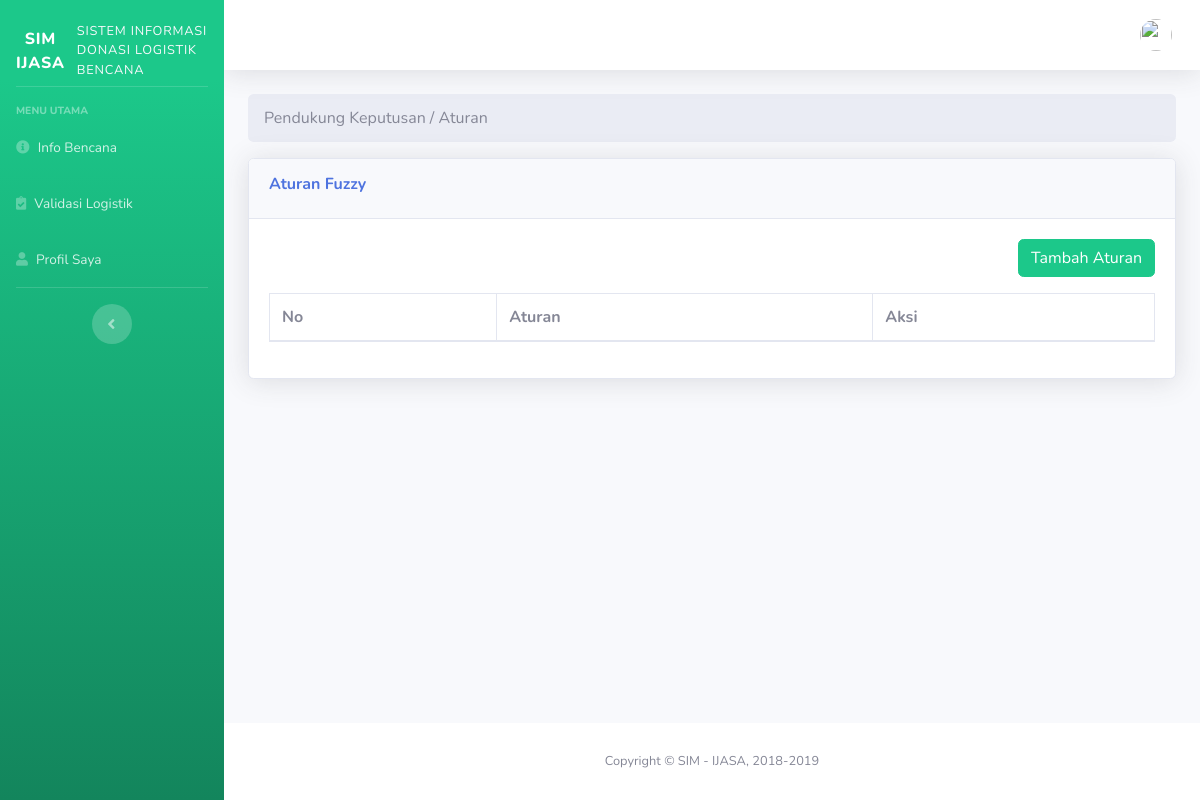
Before: /index.php/admin/spk/prioritas/aturan with the older database file.
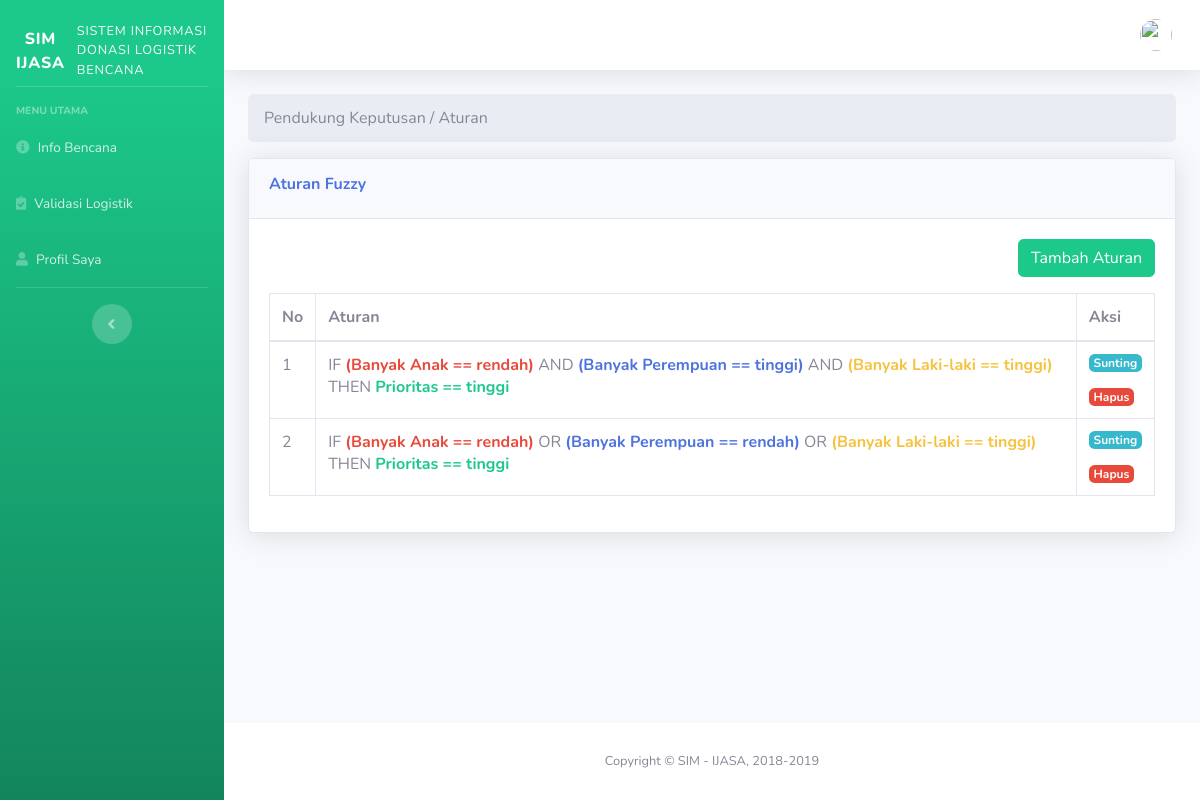
After: the same page with the newer database file.
### tables this page shows
CREATE TABLE `aturan` (
  `id` int(11) NOT NULL,
  `ba` varchar(50) DEFAULT NULL,
  `bl` varchar(50) DEFAULT NULL,
  `bp` varchar(50) DEFAULT NULL,
  `hasil` varchar(50) DEFAULT NULL,
  `operator` varchar(10) NOT NULL
);

### application/controllers/admin/spk/Prioritas.php (called while the page is built, shortened)
<?php
class Prioritas extends CI_Controller {
    public function __construct() {
        $this->load->model(['korban_bencana_model', 'infobencana_model', 'jenis_logistik_model', 'spk/prioritas_model']);
    }
    public function aturan() {
        $data['aturan'] = $this->prioritas_model->get_aturan();
        $data['title'] = 'Pendukung Keputusan / Aturan';
        $this->load->view('admin/spk/aturan/index', $data);
    }
}

### index.php (called while the page is built, shortened)
<?php
require_once BASEPATH.'core/CodeIgniter.php';

### application/models/spk/Prioritas_model.php (called while the page is built, shortened)
<?php
class Prioritas_model extends CI_Model{
    public function get_aturan() {
        return $this->db->get('aturan')->result_array();
    }
}

### application/views/admin/spk/aturan/index.php (the view, shortened to what this page needs)
<div class="card shadow mb-4">
   <div class="card-header py-3">
     <div class="row">
       <div class="col-md-6">
         <h6 class="font-weight-bold text-primary">Aturan Fuzzy</h6>
       </div>
     </div>
   </div>
   <div class="card-body">
     <div class="row mb-3">
       <div class="col-md-12">
         <div class="float-right">
           <a href="<?= site_url('admin/spk/prioritas/tambah_aturan') ?>" class="btn btn-success">Tambah Aturan</a>
         </div>
       </div>
     </div>
     <div class="table-responsive">
       <table class="table table-bordered">
         <thead>
           <th>No</th>
           <th>Aturan</th>
           <th>Aksi</th>
         </thead>
         <tbody>
           <?php $i = 1; foreach($aturan as $item) : ?>
           <tr>
             <td><?= $i++ ?></td>
             <td>IF <?= $item['ba'] != NULL ? "<span class='text-danger '><b>(Banyak Anak == ".$item['ba'].")</b></span> " : ''; ?> <?= strtoupper($item['operator']) ?> <?= $item['bp'] != NULL ? "<span class='text-primary'><b>(Banyak Perempuan == ".$item['bp'].")</b></span> " : ''; ?> <?= strtoupper($item['operator']) ?> <?= $item['bl'] != NULL ? "<span class='text-warning'><b>(Banyak Laki-laki == ".$item['bl'].")</b></span> " : ''; ?> THEN <?= "<span class='text-success'><b> Prioritas == ".$item['hasil']."</b></span>" ?></td>
             <td>
               <div class="row col-md-6">
                 <a href="<?= base_url('admin/spk/prioritas/sunting_aturan/').$item['id'] ?>" class="badge badge-info">Sunting</a>
               </div>
               <div class="row col-md-6 mt-3">
                 <a href="<?= base_url('admin/spk/prioritas/hapus_aturan/').$item['id'] ?>" class="badge badge-danger">Hapus</a>
               </div>
             </td>
           </tr>
           <?php endforeach ?>
         </tbody>
       </table>
     </div>
   </div>
 </div>

Changed rows visible on the page:
added aturan: ba "rendah", operator "AND", bp "tinggi", bl "tinggi", hasil "tinggi"
added aturan: ba "rendah", operator "OR", bp "rendah", bl "tinggi", hasil "tinggi"
